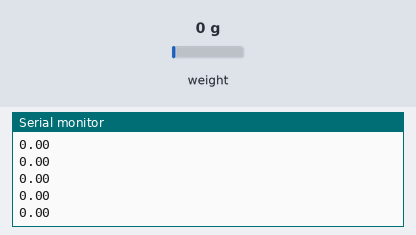
Bench run of a sketch on a simulated Arduino Uno, built with avr-gcc and run on an emulated ATmega328P. Shown: the last lines printed to the serial monitor. Inputs (shaded band) come from the test bench; at power-on: weight on the scale 0 g.

Above: at 1.2 s.
1.3 s: weight on the scale set to 100 g
At 1.32 s:
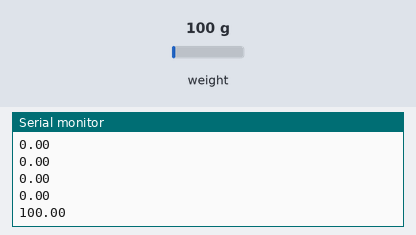
2.8 s: weight on the scale set to 1250 g
At 2.82 s:
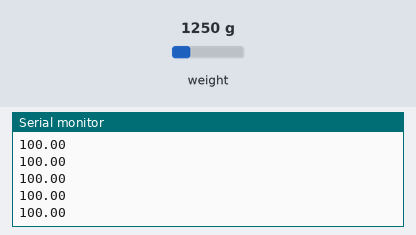
Timing chart, 0 to 5.8 s (numbered marks = the images above; inputs shaded):
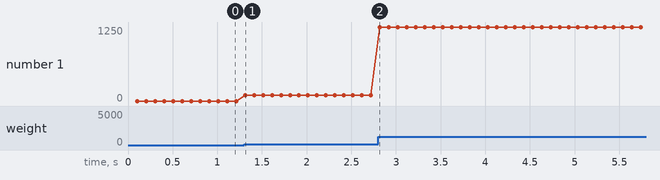

Measured:
- after the input at 1.3 s, the serial monitor: prints a new line at once (image 1)
- plotted number 1: 0 → 100 after the input at 1.3 s, 100 → 1250 after the input at 2.8 s

The sketch:

loadcell.ino
```cpp
#include "HX711.h"


// HX711 circuit wiring
const int LOADCELL_DOUT_PIN = 2;
const int LOADCELL_SCK_PIN = 3;

const float calibration_weight = 4900.0;
float zero_reading, load_reading;

const float calibration_factor = -99.52;
const float calibration_offset = 2674;


HX711 scale;

void setup() {
  Serial.begin(38400);

  // Initialize library with data output pin, clock input pin and gain factor.
  // Channel selection is made by passing the appropriate gain:
  // - With a gain factor of 64 or 128, channel A is selected
  // - With a gain factor of 32, channel B is selected
  // By omitting the gain factor parameter, the library
  // default "128" (Channel A) is used here.
  scale.begin(LOADCELL_DOUT_PIN, LOADCELL_SCK_PIN);

  delay(3);

  // determine the offset - setup: no load
  //scale.tare(10);  // sets the offset value within scale to current value of reading
  //Serial.print("The offset is:  ");
  //Serial.println(scale.get_offset());  //average over 10 vales
  scale.set_offset(calibration_offset);

  //delay(2);
  //Serial.println("mount the known weight to the load cell and press ENTER to proceed with calibration");
  //int incomingByte = 0;
  // Calibration of the load cell
  //while(Serial.available() == 0) {
    //}

  //load_reading = scale.read_average(10);

  //scale.set_scale((load_reading - zero_reading)/calibration_weight);  // this value is obtained by calibrating the scale with known weights; see the README for details
  //incomingByte = Serial.read();   // clear the receive buffer by assigning value to var

  //Serial.print("the calibration factor is:  ");
  //Serial.println(load_reading - zero_reading/calibration_weight);

  scale.set_scale(calibration_factor);

  //Serial.println("load cell is setup. Start reading now...");
  delay(1); // delay that python code sees the correct starting byte
}

void loop() {
  //Serial.print("get value:\t");
  Serial.println(scale.get_units());

  //scale.power_down();			        // put the ADC in sleep mode
  delay(1/80);
  //scale.power_up();
}
```
